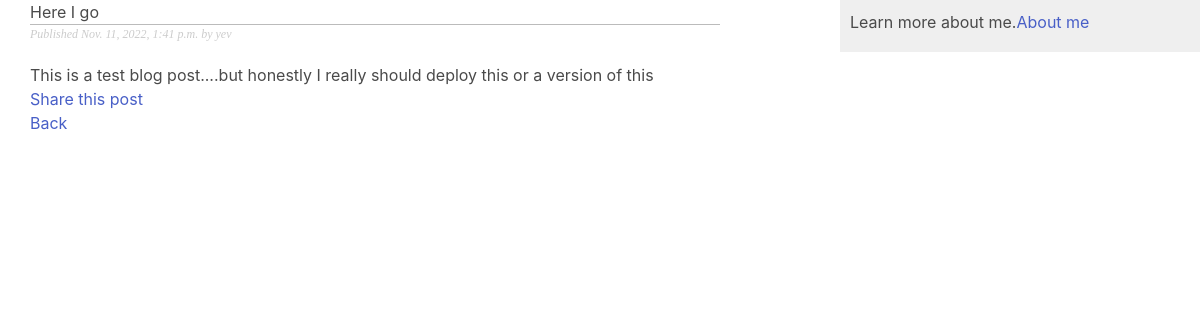
The page /2022/11/11/onmyway on the database its author committed.
### blog/models.py (models this page shows, shortened)
class Post(models.Model):
    class Status(models.TextChoices):
        DRAFT = 'DF', 'Draft'
        PUBLISHED = 'PB', 'Published'
    tags = TaggableManager()
    title = models.CharField(max_length=250)
    slug = models.SlugField(max_length=250, unique_for_date='publish')
    body = models.TextField()
    author = models.ForeignKey(User, on_delete=models.CASCADE, related_name='blog_posts')
    publish = models.DateTimeField(default=timezone.now)
    created = models.DateTimeField(auto_now_add=True)
    updated = models.DateTimeField(auto_now=True)
    status = models.CharField(max_length=2, choices=Status.choices, default=Status.DRAFT)
    objects = models.Manager() # default
    published = PublishManager()
    class Meta:
        ordering = ['-publish']
        indexes = [
            models.Index(fields=['-publish'])
        ]

### blog/views.py (the view)
# urls.py: path('<int:year>/<int:month>/<int:day>/<slug:post>', views.post_detail, name='post_detail'),
def post_detail(request, year, month, day, post):
    post = get_object_or_404(Post, status=Post.Status.PUBLISHED,
                             slug=post,
                             publish__year=year,
                             publish__month=month,
                             publish__day=day)
    comments = post.comments.filter(active=True)
    form = CommentForm()
    return render(request, 'blog/post/detail.html', {'post': post, 'comments': comments, 'form': form})

### blog/templates/blog/post/detail.html (shortened to what this page needs)
{% extends "blog/base.html" %}
{% block content %}
  <h1>{{ post.title }}</h1>
  <p class="date">
    Published {{ post.publish }} by {{ post.author }}
  </p>
  {{ post.body|linebreaks }}
  <p>
    <a href="{% url "blog:post_share" post.id %}">
      Share this post
    </a>
  </p>
  <p>
    <a href="{% url "blog:post_list" %}">
      Back
    </a>
  </p>
{% endblock %}

### blog/static/css/blog.css (style rules this page uses)
a { color:#00abff; text-decoration:none; }
h1 { font-weight:normal; border-bottom:1px solid #bbb; padding:0 0 10px 0; }
p.date { color:#ccc; font-family: georgia, serif; font-size: 12px; font-style: italic; padding-bottom: 20px; }

### rows shown on the page
Post: title "Here I go", publish "Nov. 11, 2022, 1:41 p.m.", author "yev", body "This is a test blog post....but honestly I really should deploy this or a version of this"
